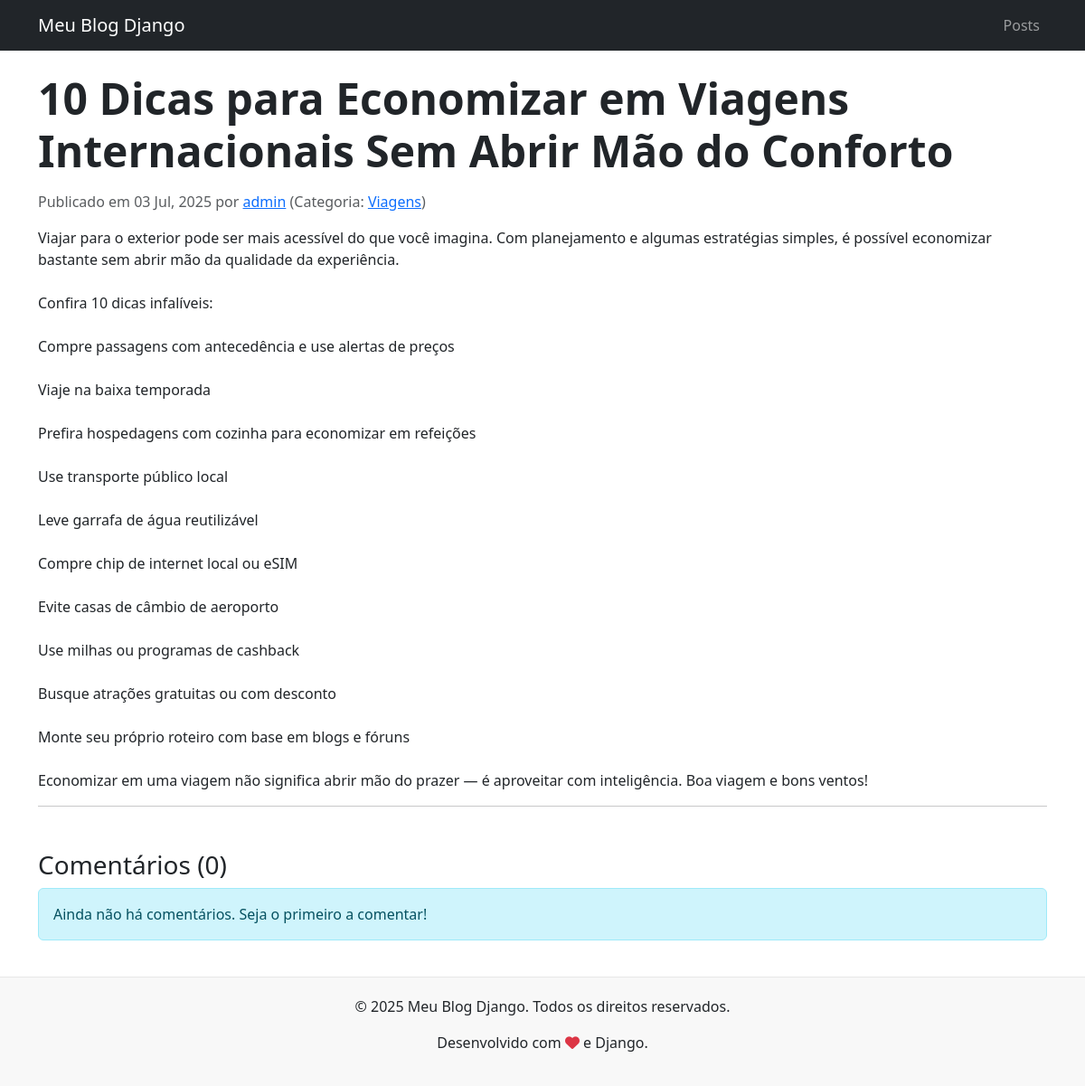
Page /10-dicas-para-economizar-em-viagens-internacionais-sem-abrir-mao-do-conforto/ on the committed database.
### blog/models.py (models this page shows, shortened)
class Post(models.Model):
    title = models.CharField(max_length=200)
    slug = models.SlugField(max_length=200, unique=True)
    author = models.ForeignKey(User, on_delete=models.CASCADE, related_name='blog_posts')
    category = models.ForeignKey(Category, on_delete=models.SET_NULL, null=True, blank=True)
    body = models.TextField()
    publish_date = models.DateTimeField(default=timezone.now)
    created_at = models.DateTimeField(auto_now_add=True)
    updated_at = models.DateTimeField(auto_now=True)
    status = models.CharField(max_length=10,
                              choices=[('draft', 'Draft'), ('published', 'Published')],
                              default='draft')
    class Meta:
        ordering = ('-publish_date',)
        indexes = [
            models.Index(fields=['-publish_date']),
        ]

class Category(models.Model):
    name = models.CharField(max_length=100, unique=True)
    class Meta:
        verbose_name_plural = 'Categories'

### blog/views.py (the view)
# urls.py: path('<slug:slug>/', views.PostDetailView.as_view(), name='post_detail'),
class PostDetailView(DetailView):
    model = Post # Indica qual modelo deve usar
    template_name = 'blog/post_detail.html' # Indica qual template usar
    context_object_name = 'post' # Nome da variável que será passada para o template
    slug_field = 'slug' # Indica que a URL usa o campo slug para buscar o objeto
    slug_url_kwarg = 'slug' # Garante que o argumento da URL seja 'slug'
    def get_queryset(self):
        return Post.objects.filter(status='published')
    def get_context_data(self, **kwargs):
        context = super().get_context_data(**kwargs)
        context['comments'] = self.object.comments.filter(active=True)
        return context

### blog/templates/blog/post_detail.html (shortened to what this page needs)
{% extends 'blog/base.html' %}
{% load static %}
{% block content %}
    <article class="blog-post">
        <h1 class="display-5 fw-bold mb-3">{{ post.title }}</h1>
        <p class="blog-post-meta text-muted">
            Publicado em {{ post.publish_date|date:"d M, Y" }} por
            <a href="#">{{ post.author.username }}</a>
            {% if post.category %}(Categoria: <a href="#">{{ post.category.name }}</a>){% endif %}
        </p>
        <div class="blog-post-body">
            {{ post.body|linebreaksbr }}
        </div>
        <hr>
        <div class="comments-section mt-5">
            <h3>Comentários ({{ comments.count }})</h3>
            {% for comment in comments %}
                <div class="card mb-3">
                    <div class="card-body">
                        <h5 class="card-title">{{ comment.name }}</h5>
                        <h6 class="card-subtitle text-muted mb-2">
                            em {{ comment.created_at|date:"d M, Y" }} às {{ comment.created_at|time:"H:i" }}
                        </h6>
                        <p class="card-text">{{ comment.body|linebreaksbr }}</p>
                    </div>
                </div>
            {% empty %}
                <p class="alert alert-info">Ainda não há comentários. Seja o primeiro a comentar!</p>
            {% endfor %}
        </div>
    </article>
{% endblock %}

### blog/templates/blog/base.html (style rules this page uses)
body { padding-top: 56px; }

### rows in the picture
Post: title "10 Dicas para Economizar em Viagens Internacionais Sem Abrir Mão do Conforto", publish_date "03 Jul, 2025", author.username "admin", category.name "Viagens", body "Viajar para o exterior pode ser mais acessível do que você imagina. Com planejamento e algumas estratégias simples, é possível economizar bastante sem abrir mão da qualidade da experiência. Confira 10 dicas infalíveis: Compre passagens com antecedência e use alertas de preços Viaje na baixa temporada Prefira hospedagens com cozinha para economizar em refeições Use transporte público local Leve garrafa de água reutilizável Compre chip de internet local ou eSIM Evite casas de câmbio de aeroporto Use milhas ou programas de cashback Busque atrações gratuitas ou com desconto Monte seu próprio roteiro com base em blogs e fóruns Economizar em uma viagem não significa abrir mão do prazer — é…"

### other values in the picture
{{ comments.count }} "0"
